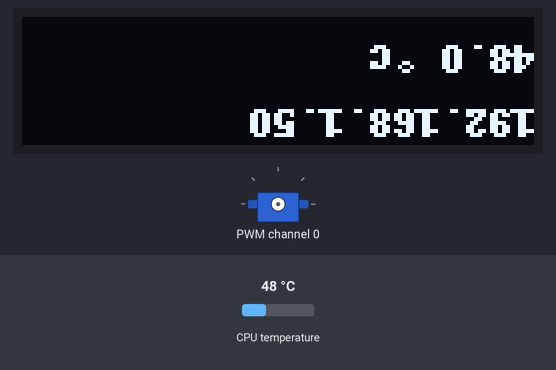
Recording of a program running on a simulated Raspberry Pi (BCM pin numbers). Parts: 128×32 one-colour display, servo. The inputs (shaded band) are chosen by the test bench; at power-on: CPU temperature 48 °C. Servo angles are drawn from the pulse width (0.5 ms = 0°, 2.5 ms = 180°); the clock reads 2024-03-15 10:24:30 at power-on unless the program sets it; library files of the repository ran but are not shown: SSD1306.py, PCA9685.py; what the program prints to the terminal is not drawn.

Above: at 1.3 s.
1.4 s: CPU temperature set to 50 °C
At 11.6 s:
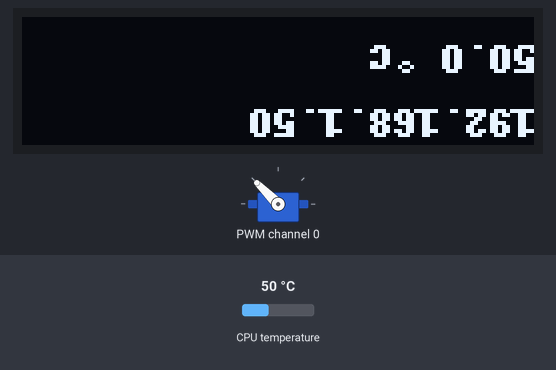
11.9 s: CPU temperature set to 54 °C
At 20.9 s:
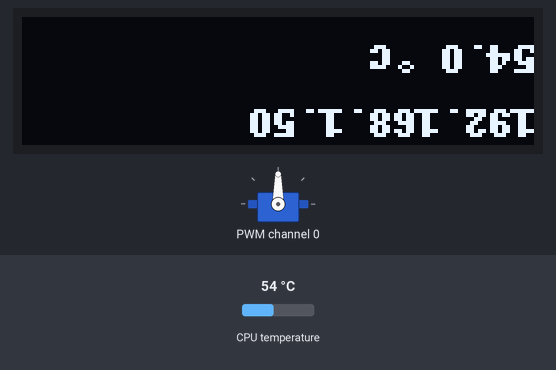
22.1 s: CPU temperature set to 31 °C
At 31.2 s:
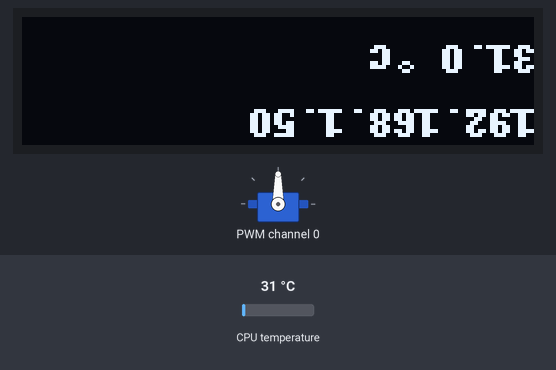
Timing chart, 0 to 32.7 s (numbered marks = the images above; inputs shaded):
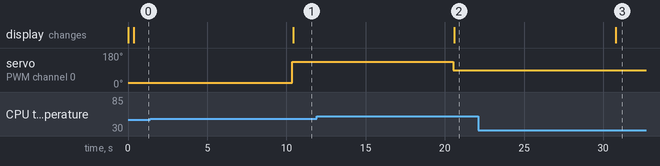

Measured:
- the behaviour switches between 48 and 49 °C on CPU temperature (found by bisection; images 0 and 1)
- the behaviour switches between 52 and 53 °C on CPU temperature (found by bisection; images 1 and 2)
- after the input at 1.4 s, servo on PWM channel 0: 22° → 135° after 9.0 s; the display: changes after 9.0 s (image 1)
- after the input at 11.9 s, servo on PWM channel 0: 135° → 90° after 8.6 s; the display: changes after 8.7 s (image 2)
- after the input at 22.1 s, the display: first changes after 8.7 s (image 3 shows a later state)

The program:

main.py
```python
#!/usr/bin/python
# -*- coding:utf-8 -*-

import SSD1306
import PCA9685
import time
import traceback
import socket
import threading
import os
import logging
from PIL import Image,ImageDraw,ImageFont
from systemd.journal import JournalHandler

log = logging.getLogger('fan-hat')
log.addHandler(JournalHandler())
log.setLevel(logging.INFO)
log.info("Start Waveshare Fan_HAT script modified by zed")

# tweak here
temp_target = 48
temp_threshold = 4
interval_sec = 10

# do not change
temp_old = 0
fan_pulse = 0
fan_steps = 10

try:
	oled = SSD1306.SSD1306()

	pwm = PCA9685.PCA9685(0x40, debug=False)
	pwm.setPWMFreq(50)
	pwm.setServoPulse(0,0)
	log.info("Fan off")

	# Initialize library.
	oled.Init()
	oled.ClearBlack()

	# Create blank image for drawing.
	image1 = Image.new('1', (oled.width, oled.height), "WHITE")
	draw = ImageDraw.Draw(image1)
	font = ImageFont.load_default()


	while(1):
		draw.rectangle((0,0,128,32), fill = 1)

		# get ip (bad google solution here)
		s = socket.socket(socket.AF_INET, socket.SOCK_DGRAM)
		s.connect(('8.8.8.8', 80))
		localhost = s.getsockname()[0]

		#log and update screen
		print("ip: %s" %localhost)
		log.info("ip: %s" %localhost)
		draw.text((0,0), localhost, font=font, fill = 0)

		# get temp
		file = open("/sys/class/thermal/thermal_zone0/temp")
		temp = float(file.read()) / 1000.00
		temp = float('%.2f' % temp)
		strTemp = str(temp) + " °C"
		file.close()

		#log and update screen
		print(strTemp)
		log.info(strTemp)
		draw.text((0,16), strTemp, font=font, fill = 0)

		# check temps and set fan pulse
		if temp_old == 0:
			temp_old = temp
		else:
			# high temp
			if temp > temp_target + temp_threshold:
				if fan_pulse == 0:
					fan_pulse = fan_steps
				else:
					if temp > temp_old:
						# increase fan speed if temp goes up
						fan_pulse = fan_pulse + fan_steps
					elif temp < temp_old:
						# decrease fan speed if temp goes down
						if fan_pulse > fan_steps:
							fan_pulse = fan_pulse - fan_steps

				# limit fan speed to 80% max speed
				if fan_pulse > 80:
					fan_pulse = 80

				pwm.setServoPulse(0,fan_pulse)
			# default temp
			elif temp > temp_target:
				# default to min speed
				fan_pulse = fan_steps
				pwm.setServoPulse(0,fan_pulse)
			# good temp
			elif temp < temp_target:
				fan_pulse = 0
				pwm.setServoPulse(0,fan_pulse)

			log.info("fan: %d%%" %fan_pulse)

		#show
		oled.ShowImage(oled.getbuffer(image1.rotate(180)))
		time.sleep(interval_sec)

except IOError as e:
    oled.Closebus()
    print(e)
    log.error(str(e))

except KeyboardInterrupt:
    print("ctrl + c:")
    oled.Closebus()
    
```
